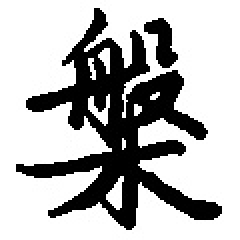
#> input picture data_examples/sampling/9_802_1790.jpg, 120 x 120 px (shown 2 times larger)
$ python cut_pics_single.py --input data_examples/sampling/9_802_1790.jpg
#> lines starting #> are read from the running program, lines starting #| are printed output that depends on the picture; after the words box and inside, x2 and y2 are one past the last pixel; in counts of white or black regions, pixels touching at a corner belong together
import argparse
import os
import cv2
import shutil
import numpy as np


def main(opt):
    # # 膨胀腐蚀大小 即将笔画膨胀 避免将偏旁单独分割 根据图片请况自行设置
    # rect_size = 8
    # # 字体小于该值忽略 20*20
    # ignore_min_size = 80
    # # 字体大于该值忽略 100*100
    # ignore_max_size = 150
    # # 图片选取偏移
    # offset_param = 48

    rect_size = opt.rect_size
    ignore_min_size = opt.ignore_min_size
    ignore_max_size = opt.ignore_max_size
    offset_param = opt.offset_param

    # 需要切分的图片 input/input.jpg
    input_file = opt.input_path

    # 输出文件夹 output
    output_path = opt.output_path + os.path.sep
    if not os.path.exists(output_path):
        os.makedirs(output_path)

    else:
        shutil.rmtree(output_path)
        os.makedirs(output_path)

    # img = cv2.imread(input_file)
    img = cv2.imdecode(np.fromfile(input_file, dtype=np.uint8), cv2.IMREAD_COLOR)
#> img is the input picture: shape (120, 120, 3); min 0, max 255, mean 182.7

    gray = cv2.cvtColor(img, cv2.COLOR_BGR2GRAY)
    # 二值化 根据图片情况调节灰度阈值 第二个参数灰度值表示小于该值就将其变为0
    ret, thresh = cv2.threshold(gray, 150, 255, cv2.THRESH_BINARY)
#> thresh: shape (120, 120); 71.6% white; 2 black regions, box (x1, y1, x2, y2) and area: (8, 4, 111, 115) 3863, (72, 9, 89, 34) 222
    cv2.imwrite(output_path + "thresh.jpg", thresh)
    thresh_rgb = cv2.cvtColor(thresh, cv2.COLOR_GRAY2BGR)
    # 待切分的图片 img原图 gray灰度图 thresh二值化后的灰度图 thresh_rgb二值化后转RGB
    result = thresh.copy()

    # 膨胀腐蚀 将字体笔画扩大15像素
    kernel = cv2.getStructuringElement(cv2.MORPH_RECT, (rect_size, rect_size))
    eroded = cv2.erode(thresh, kernel)
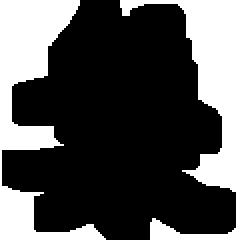
#> eroded: shape (120, 120) (shown 2 times larger); 31.3% white; 2 white regions
    cv2.imwrite(output_path + "eroded.jpg", eroded)

    # 轮廓检测
    contours, hierarchy = cv2.findContours(eroded, cv2.RETR_TREE, cv2.CHAIN_APPROX_SIMPLE)
#> contours = 2 contours; box (x1, y1, x2, y2) and area: (0, 0, 53, 120) 2064, (60, 0, 120, 120) 1992

    # 膨胀间距
    spacing = rect_size // 2 - 1
    cut_frame_color = (0, 255, 0)
    font_frame_color = (255, 0, 0)

    token = 1
    for c in contours:
        x, y, w, h = cv2.boundingRect(c)
        if w < ignore_min_size or h < ignore_min_size or w > ignore_max_size or h > ignore_max_size:
            continue

        font_w = w - spacing - spacing
        font_h = h - spacing - spacing

        frame_size = font_w if font_w > font_h else font_h

        # 正方形切割偏移量
        x_offset = int((frame_size - font_w) / 2)
        y_offset = int((frame_size - font_h) / 2)

        start_x = x + spacing - x_offset - offset_param
        # start_y = y + spacing - y_offset - offset_param
        start_y = 0
        end_x = x + w - spacing + x_offset + offset_param
        # end_y = y + h - spacing + y_offset + offset_param
        end_y = h

        # 字体框线
        cv2.rectangle(thresh_rgb, (x + spacing, y + spacing), (x + w - spacing, y + h - spacing), font_frame_color, 1)
        # 切割框线
        cv2.rectangle(thresh_rgb, (start_x, start_y), (end_x, end_y), cut_frame_color, 1)
        # 切割
        temp = result[start_y:end_y, start_x:end_x]
        path = opt.output_path + os.path.sep + "result" + os.path.sep
        if not os.path.exists(path):
            os.makedirs(path)
        cv2.imwrite(path + str(token) + "_" + str(x) + "_" + str(y) + ".png", temp)

        token += 1
        break
#> this loop made 2 passes
#> (x, y, w, h) on passes 1 to 2: (60, 0, 60, 120), (0, 0, 53, 120)
#> after the loop, token = 1

    cv2.imwrite(output_path + "result.jpg", thresh_rgb)


if __name__ == '__main__':
    """单独图片切割
    python cut_pics_single.py --input 'input/test/宕.png' --rect_size 15 --ignore_min_size 85 --ignore_max_size 100 --offset_param 1
    python cut_pics_single.py --input 'input/test/册.png' --rect_size 15 --ignore_min_size 85 --ignore_max_size 100 --offset_param 1
    python cut_pics_single.py --input 'input/test/了.png' --rect_size 15 --ignore_min_size 85 --ignore_max_size 100 --offset_param 1
    """
    parser = argparse.ArgumentParser()
    parser.add_argument('--input', dest='input_path', default='from/from4.jpg',
                        help='输入图片路径')
    parser.add_argument('--output', dest='output_path', default='./pic',
                        help='输出的图片位置')
    parser.add_argument('--rect_size', dest='rect_size', default=15, type=int,
                        help='膨胀腐蚀大小')
    parser.add_argument('--ignore_min_size', dest='ignore_min_size', default=80, type=int,
                        help='字体小于该值忽略')
    parser.add_argument('--ignore_max_size', dest='ignore_max_size', default=100, type=int,
                        help='字体大于该值忽略')
    parser.add_argument('--offset_param', dest='offset_param', default=1, type=int,
                        help='图片选取偏移,选取图片扩大范围')
    opt = parser.parse_args()
    main(opt)

$ run again, on data_examples/sampling/哀.png
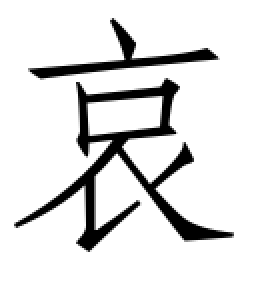
#> input picture data_examples/sampling/哀.png, 128 x 143 px (shown 2 times larger)
#> in main, img is the input picture: shape (143, 128, 3); min 0, max 255, mean 223.6
#> in main, `ret, thresh = cv2.threshold(gray, 150, 255, cv2.THRESH_BINARY)`:
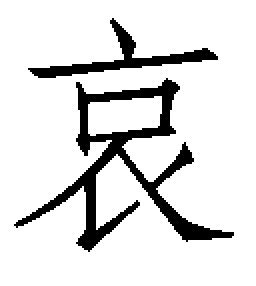
#> thresh: shape (143, 128) (shown 2 times larger); 87.2% white; 2 black regions, box (x1, y1, x2, y2) and area: (7, 39, 117, 126) 1776, (14, 9, 109, 39) 561
#> in main, `eroded = cv2.erode(thresh, kernel)`:
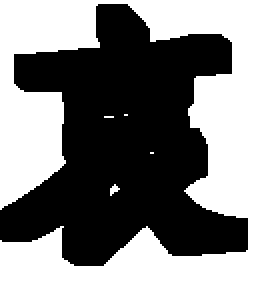
#> eroded: shape (143, 128) (shown 2 times larger); 47.8% white; 5 white regions (4 under 20 px)
#> contours = 5 contours, 4 with area under 20; largest, box (x1, y1, x2, y2) and area: (0, 0, 128, 143) 8195
#> the loop in main, `for c in contours:` made 5 passes
#> (c, x, y, w, h) on passes 2 to 4: ([[75, 76], [76, 76]], 75, 76, 2, 1), ([[52, 58], [56, 58]], 52, 58, 5, 1), ([[62, 57], [63, 57]], 62, 57, 2, 1)
#> after the loop in main, `for c in contours:`: token = 1
